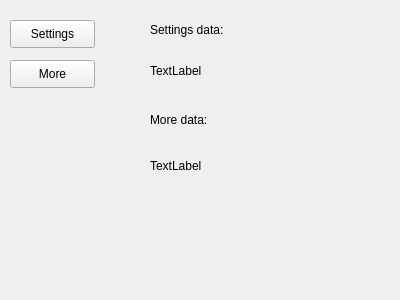
<?xml version="1.0" encoding="UTF-8"?>
<ui version="4.0">
 <class>RootWidget</class>
 <widget class="QWidget" name="RootWidget">
  <property name="geometry">
   <rect>
    <x>0</x>
    <y>0</y>
    <width>400</width>
    <height>300</height>
   </rect>
  </property>
  <property name="windowTitle">
   <string>RootWidget</string>
  </property>
  <widget class="QStackedWidget" name="stackedWidget">
   <property name="geometry">
    <rect>
     <x>0</x>
     <y>0</y>
     <width>401</width>
     <height>301</height>
    </rect>
   </property>
   <widget class="QWidget" name="pageMain">
    <widget class="QPushButton" name="buttonSettings">
     <property name="geometry">
      <rect>
       <x>10</x>
       <y>20</y>
       <width>85</width>
       <height>28</height>
      </rect>
     </property>
     <property name="text">
      <string>Settings</string>
     </property>
    </widget>
    <widget class="QPushButton" name="buttonMore">
     <property name="geometry">
      <rect>
       <x>10</x>
       <y>60</y>
       <width>85</width>
       <height>28</height>
      </rect>
     </property>
     <property name="text">
      <string>More</string>
     </property>
    </widget>
    <widget class="QLabel" name="labelSettingsData">
     <property name="geometry">
      <rect>
       <x>150</x>
       <y>50</y>
       <width>141</width>
       <height>41</height>
      </rect>
     </property>
     <property name="text">
      <string>TextLabel</string>
     </property>
    </widget>
    <widget class="QLabel" name="label_2">
     <property name="geometry">
      <rect>
       <x>150</x>
       <y>20</y>
       <width>141</width>
       <height>20</height>
      </rect>
     </property>
     <property name="text">
      <string>Settings data:</string>
     </property>
    </widget>
    <widget class="QLabel" name="label_3">
     <property name="geometry">
      <rect>
       <x>150</x>
       <y>110</y>
       <width>91</width>
       <height>20</height>
      </rect>
     </property>
     <property name="text">
      <string>More data:</string>
     </property>
    </widget>
    <widget class="QLabel" name="labelMoreData">
     <property name="geometry">
      <rect>
       <x>150</x>
       <y>140</y>
       <width>121</width>
       <height>51</height>
      </rect>
     </property>
     <property name="text">
      <string>TextLabel</string>
     </property>
    </widget>
   </widget>
   <widget class="QWidget" name="pageSettings">
    <widget class="QPushButton" name="buttonBack">
     <property name="geometry">
      <rect>
       <x>300</x>
       <y>260</y>
       <width>85</width>
       <height>28</height>
      </rect>
     </property>
     <property name="text">
      <string>Back</string>
     </property>
    </widget>
    <widget class="QComboBox" name="comboBox">
     <property name="geometry">
      <rect>
       <x>60</x>
       <y>90</y>
       <width>161</width>
       <height>28</height>
      </rect>
     </property>
     <item>
      <property name="text">
       <string>Item 1</string>
      </property>
     </item>
     <item>
      <property name="text">
       <string>Item 2</string>
      </property>
     </item>
     <item>
      <property name="text">
       <string>Item 3</string>
      </property>
     </item>
    </widget>
   </widget>
  </widget>
 </widget>
 <layoutdefault spacing="6" margin="11"/>
 <resources/>
 <connections/>
</ui>
